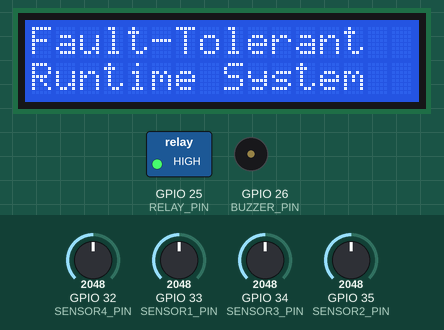
Bench run of a sketch on a simulated ESP32. Shown: 16×2 character LCD, switched loads named in the sketch (green lamp = pin HIGH), buzzer (waves = sounding, pin HIGH). Inputs (shaded band) come from the test bench; at power-on: GPIO 32 (SENSOR4_PIN) = 2048, GPIO 33 (SENSOR1_PIN) = 2048, GPIO 34 (SENSOR3_PIN) = 2048, GPIO 35 (SENSOR2_PIN) = 2048. What the sketch prints to the serial monitor is not drawn.

Above: at 0.31 s.
At 120.41 s:
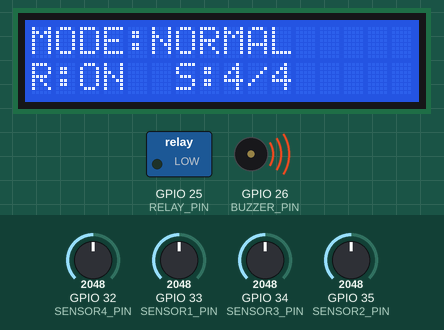
At 129.44 s:
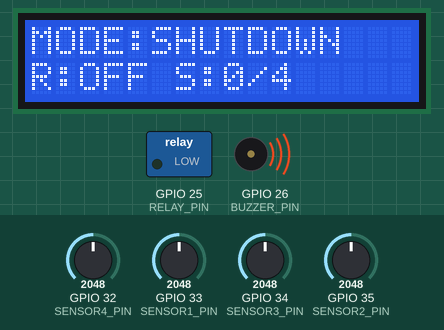
Timing chart, 0 to 130.0 s (numbered marks = the images above):
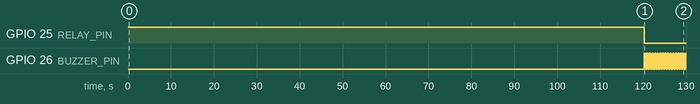

Measured:
- by itself, GPIO 25 (RELAY_PIN): HIGH → LOW at 120 s
- by itself, GPIO 26 (BUZZER_PIN): LOW → HIGH at 120 s, → LOW 0.33 s later, → HIGH 0.30 s later, → LOW 0.30 s later, … (33 changes in this stretch)
- what the display in image 1 shows lasts 120.1 s, from 0.5 s to 120.6 s

The sketch:

sketch.ino
```cpp
#include <Wire.h>
#include <LiquidCrystal_I2C.h>

LiquidCrystal_I2C lcd(0x27, 16, 2);

// Pins
#define SENSOR1_PIN 33
#define SENSOR2_PIN 35
#define SENSOR3_PIN 34
#define SENSOR4_PIN 32
#define RELAY_PIN 25
#define BUZZER_PIN 26

// Thresholds
#define SENSOR_DISCONNECT_LOW 0.02
#define SENSOR_DISCONNECT_HIGH 3.29
#define INVALID_LOW 0.05
#define INVALID_HIGH 3.25

// Frozen ADC tuning
#define FROZEN_DELTA 0.003
#define FROZEN_TIME 120000  // 15 sec before frozen fault

// Timing
#define SENSOR_INTERVAL 200
#define LCD_INTERVAL 500
#define SERIAL_INTERVAL 1000
#define BUZZER_FAST 300
#define BUZZER_SLOW 1000
#define RECOVERY_TIME 4000
#define RELAY_VERIFY_TIME 500

enum RuntimeMode {
  MODE_NORMAL,
  MODE_DEGRADED,
  MODE_FAILSAFE,
  MODE_SHUTDOWN
};

RuntimeMode currentMode = MODE_NORMAL;

float sensorVoltage[4];
float previousVoltage[4];

bool sensorHealthy[4] = {true, true, true, true};
bool sensorDisconnected[4] = {false, false, false, false};
bool invalidReading[4] = {false, false, false, false};
bool frozenADC[4] = {false, false, false, false};

unsigned long stableStartTime[4] = {0, 0, 0, 0};

bool relayCommand = true;
bool relayFeedback = true;
bool relayMismatch = false;
bool buzzerState = false;

unsigned long lastSensorTime = 0;
unsigned long lastLCDTime = 0;
unsigned long lastSerialTime = 0;
unsigned long lastBuzzerTime = 0;
unsigned long recoveryStartTime = 0;
unsigned long relayCommandTime = 0;

String lastLine0 = "";
String lastLine1 = "";

struct FaultLog {
  unsigned long timestamp;
  String faultName;
  int module;
};

#define MAX_LOGS 10
FaultLog faultLogs[MAX_LOGS];
int logIndex = 0;
int totalLogs = 0;

float readVoltage(int pin) {
  int adc = analogRead(pin);
  return (adc * 3.3) / 4095.0;
}

String modeToString(RuntimeMode mode) {
  if (mode == MODE_NORMAL) return "NORMAL";
  if (mode == MODE_DEGRADED) return "DEGRADED";
  if (mode == MODE_FAILSAFE) return "FAILSAFE";
  if (mode == MODE_SHUTDOWN) return "SHUTDOWN";
  return "UNKNOWN";
}

void printLCDLine(int row, String text) {
  if (text.length() > 16) text = text.substring(0, 16);
  while (text.length() < 16) text += " ";

  if (row == 0 && text != lastLine0) {
    lcd.setCursor(0, 0);
    lcd.print(text);
    lastLine0 = text;
  }

  if (row == 1 && text != lastLine1) {
    lcd.setCursor(0, 1);
    lcd.print(text);
    lastLine1 = text;
  }
}

void addFaultLog(String name, int module) {
  faultLogs[logIndex].timestamp = millis();
  faultLogs[logIndex].faultName = name;
  faultLogs[logIndex].module = module;

  logIndex++;
  if (logIndex >= MAX_LOGS) logIndex = 0;
  if (totalLogs < MAX_LOGS) totalLogs++;
}

void commandRelay(bool state) {
  if (relayCommand != state) {
    relayCommand = state;
    relayCommandTime = millis();
    digitalWrite(RELAY_PIN, state ? HIGH : LOW);
  }
}

void readRelayFeedback() {
  relayFeedback = digitalRead(RELAY_PIN);
}

void readSensorsTask() {
  sensorVoltage[0] = readVoltage(SENSOR1_PIN);
  sensorVoltage[1] = readVoltage(SENSOR2_PIN);
  sensorVoltage[2] = readVoltage(SENSOR3_PIN);
  sensorVoltage[3] = readVoltage(SENSOR4_PIN);
}

void detectSensorFaultsTask() {
  for (int i = 0; i < 4; i++) {
    bool oldHealthy = sensorHealthy[i];

    sensorDisconnected[i] = false;
    invalidReading[i] = false;
    frozenADC[i] = false;

    if (sensorVoltage[i] <= SENSOR_DISCONNECT_LOW ||
        sensorVoltage[i] >= SENSOR_DISCONNECT_HIGH) {
      sensorDisconnected[i] = true;
    }

    if (sensorVoltage[i] < INVALID_LOW || sensorVoltage[i] > INVALID_HIGH) {
      invalidReading[i] = true;
    }

    float diff = abs(sensorVoltage[i] - previousVoltage[i]);

    if (!sensorDisconnected[i] && !invalidReading[i]) {
      if (diff < FROZEN_DELTA) {
        if (stableStartTime[i] == 0) {
          stableStartTime[i] = millis();
        }

        if (millis() - stableStartTime[i] >= FROZEN_TIME) {
          frozenADC[i] = true;
        }
      } else {
        stableStartTime[i] = 0;
      }
    } else {
      stableStartTime[i] = 0;
    }

    sensorHealthy[i] = !(sensorDisconnected[i] || invalidReading[i] || frozenADC[i]);

    if (oldHealthy && !sensorHealthy[i]) {
      if (sensorDisconnected[i]) addFaultLog("DISCONNECT", i + 1);
      else if (invalidReading[i]) addFaultLog("INVALID", i + 1);
      else if (frozenADC[i]) addFaultLog("FROZEN_ADC", i + 1);
    }

    previousVoltage[i] = sensorVoltage[i];
  }
}

void detectRelayMismatchTask() {
  readRelayFeedback();

  if (millis() - relayCommandTime >= RELAY_VERIFY_TIME) {
    bool oldMismatch = relayMismatch;
    relayMismatch = (relayFeedback != relayCommand);

    if (!oldMismatch && relayMismatch) {
      addFaultLog("RELAY_MISMATCH", 0);
    }
  }
}

int getHealthyCount() {
  int count = 0;
  for (int i = 0; i < 4; i++) {
    if (sensorHealthy[i]) count++;
  }
  return count;
}

void updateRuntimeModeTask() {
  int healthyCount = getHealthyCount();

  if (relayMismatch) {
    currentMode = MODE_FAILSAFE;
    commandRelay(false);
    recoveryStartTime = 0;
    return;
  }

  if (healthyCount == 4) {
    if (currentMode == MODE_NORMAL) {
      commandRelay(true);
    } else {
      if (recoveryStartTime == 0) {
        recoveryStartTime = millis();
      }

      currentMode = MODE_DEGRADED;
      commandRelay(false);

      if (millis() - recoveryStartTime >= RECOVERY_TIME) {
        currentMode = MODE_NORMAL;
        commandRelay(true);
        recoveryStartTime = 0;
      }
    }
  }
  else if (healthyCount >= 2) {
    currentMode = MODE_DEGRADED;
    commandRelay(true);
    recoveryStartTime = 0;
  }
  else if (healthyCount == 1) {
    currentMode = MODE_FAILSAFE;
    commandRelay(false);
    recoveryStartTime = 0;
  }
  else {
    currentMode = MODE_SHUTDOWN;
    commandRelay(false);
    recoveryStartTime = 0;
  }
}

void updateBuzzerTask() {
  if (currentMode == MODE_NORMAL) {
    digitalWrite(BUZZER_PIN, LOW);
    buzzerState = false;
  }
  else if (currentMode == MODE_DEGRADED) {
    if (millis() - lastBuzzerTime >= BUZZER_SLOW) {
      lastBuzzerTime = millis();
      buzzerState = !buzzerState;
      digitalWrite(BUZZER_PIN, buzzerState);
    }
  }
  else {
    if (millis() - lastBuzzerTime >= BUZZER_FAST) {
      lastBuzzerTime = millis();
      buzzerState = !buzzerState;
      digitalWrite(BUZZER_PIN, buzzerState);
    }
  }
}

void updateLCDTask() {
  printLCDLine(0, "MODE:" + modeToString(currentMode));

  String line2 = "R:";
  line2 += relayCommand ? "ON " : "OFF";
  line2 += " S:";
  line2 += getHealthyCount();
  line2 += "/4";

  printLCDLine(1, line2);
}

void printFaultLogs() {
  Serial.println("Fault Logs:");

  if (totalLogs == 0) {
    Serial.println("No logs");
    return;
  }

  for (int i = 0; i < totalLogs; i++) {
    Serial.print("#");
    Serial.print(i + 1);
    Serial.print(" Time:");
    Serial.print(faultLogs[i].timestamp / 1000);
    Serial.print("s ");

    Serial.print("Fault:");
    Serial.print(faultLogs[i].faultName);

    Serial.print(" Module:");
    if (faultLogs[i].module == 0) Serial.println("Relay");
    else Serial.println(faultLogs[i].module);
  }
}

void printSerialTask() {
  Serial.println("====================================");
  Serial.println("FAULT TOLERANT RUNTIME SYSTEM");
  Serial.println("====================================");

  Serial.print("Runtime Mode   : ");
  Serial.println(modeToString(currentMode));

  Serial.print("Relay Command  : ");
  Serial.println(relayCommand ? "ON" : "OFF");

  Serial.print("Relay Feedback : ");
  Serial.println(relayFeedback ? "ON" : "OFF");

  Serial.print("Relay Mismatch : ");
  Serial.println(relayMismatch ? "YES" : "NO");

  Serial.print("Buzzer State   : ");
  Serial.println(buzzerState ? "ON" : "OFF");

  Serial.print("Healthy Sensors: ");
  Serial.print(getHealthyCount());
  Serial.println("/4");

  Serial.println("------------------------------------");

  for (int i = 0; i < 4; i++) {
    Serial.print("Sensor ");
    Serial.print(i + 1);
    Serial.print(" : ");
    Serial.print(sensorVoltage[i], 2);
    Serial.print(" V | ");

    Serial.print(sensorHealthy[i] ? "HEALTHY" : "FAULTY");

    if (sensorDisconnected[i]) Serial.print(" | DISCONNECT");
    if (invalidReading[i]) Serial.print(" | INVALID");
    if (frozenADC[i]) Serial.print(" | FROZEN_ADC");

    Serial.println();
  }

  Serial.println("------------------------------------");
  printFaultLogs();
  Serial.println();
}

void setup() {
  Serial.begin(115200);

  pinMode(RELAY_PIN, OUTPUT);
  pinMode(BUZZER_PIN, OUTPUT);

  digitalWrite(RELAY_PIN, HIGH);
  digitalWrite(BUZZER_PIN, LOW);

  lcd.init();
  lcd.backlight();

  printLCDLine(0, "Fault-Tolerant");
  printLCDLine(1, "Runtime System");

  readSensorsTask();

  for (int i = 0; i < 4; i++) {
    previousVoltage[i] = sensorVoltage[i];
    stableStartTime[i] = 0;
  }

  commandRelay(true);
}

void loop() {
  unsigned long now = millis();

  if (now - lastSensorTime >= SENSOR_INTERVAL) {
    lastSensorTime = now;

    readSensorsTask();
    detectSensorFaultsTask();
    detectRelayMismatchTask();
    updateRuntimeModeTask();
  }

  if (now - lastLCDTime >= LCD_INTERVAL) {
    lastLCDTime = now;
    updateLCDTask();
  }

  if (now - lastSerialTime >= SERIAL_INTERVAL) {
    lastSerialTime = now;
    printSerialTask();
  }

  updateBuzzerTask();
}
```
